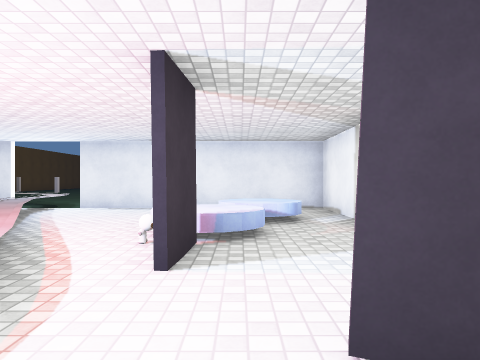
View 1 (above)

12 first-person views from a walk through a Unity game level. The camera is 1.3 m above the floor, looks level and sees 70° across. The floor is counted in squares, 2 m on a side. Each view is taken from the middle of a square. On the plan, view 1 faces up. The plan holds only what a view shows up to about 10 squares ahead; the rest is blank. The place goes on beyond the plan. The player character is not drawn. Some animated figures are left out. Door leaves are left out, so doorways stand open. Some surface patterns are stand-ins.

View 2
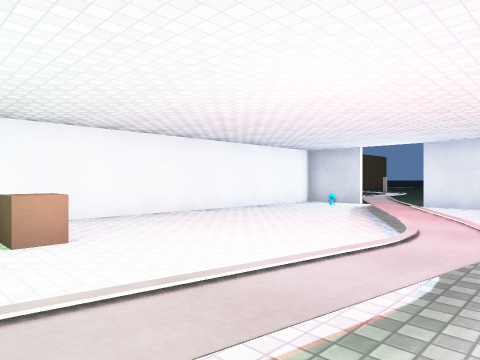

View 3
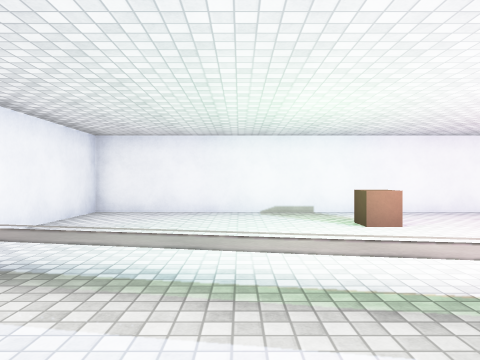

View 4
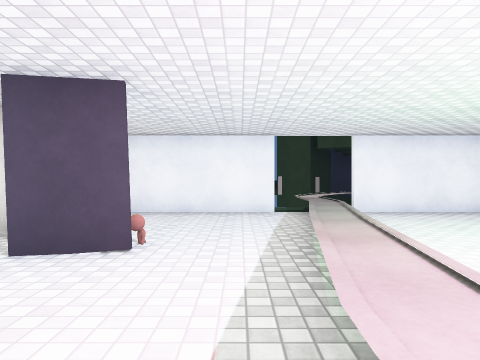

View 5
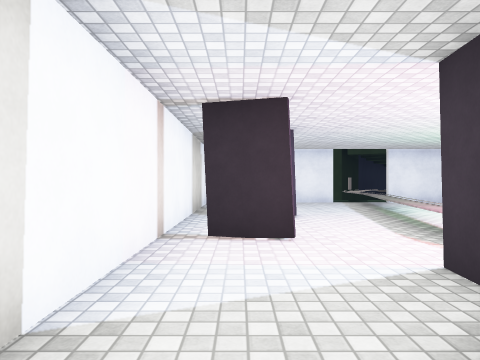

View 6
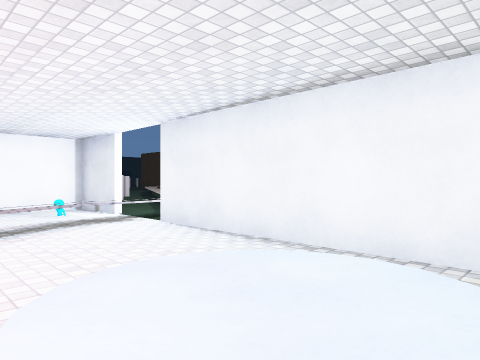

View 7
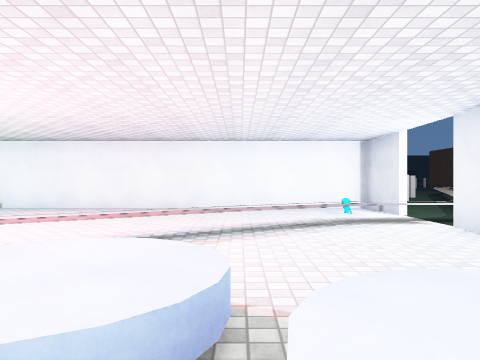

View 8
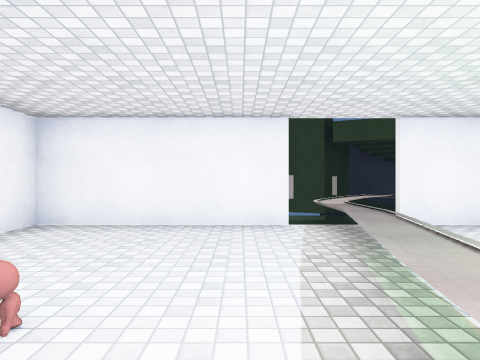

View 9
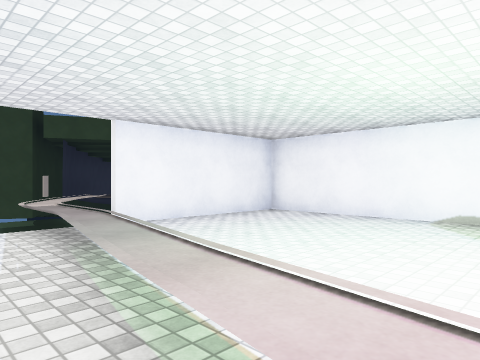

View 10
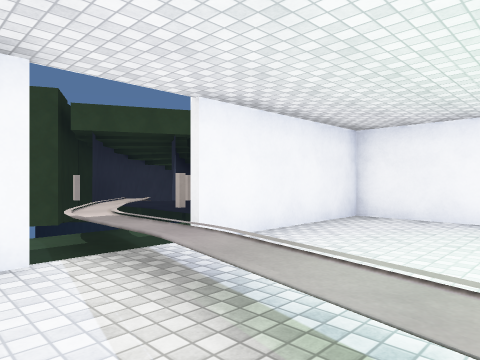

View 11
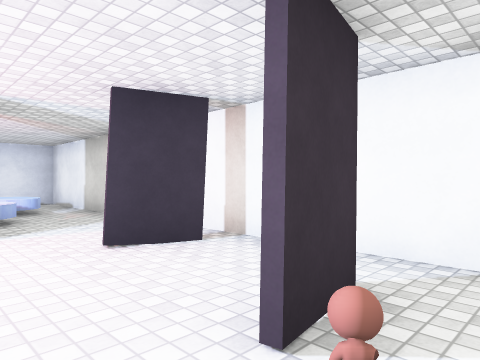

View 12
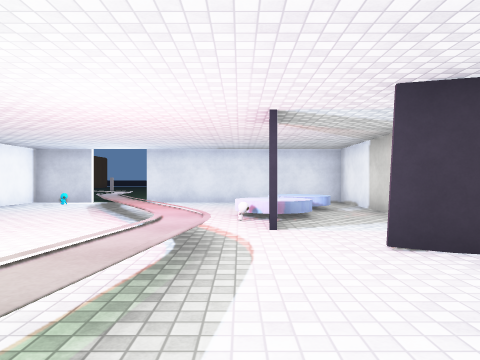

### Floor plan
Key: @ floor where view 1 was taken; # wall or solid block; x gap in a wall; . floor; D open door; = window, fence, low wall or low ledge; ^ raised ledge; O other object.
Columns run from 8 left of view 1 to 2 right of it. Each row starts with its distance up from view 1.
 10 .^^.
  9 .#=^
  8  ##DD######
  7  #O^^.....#
  6  #..^...^^#
  5  #..^^.^^.#
  4  #...^.^^.#
  3  #....^O..#
  2  #....^...#
  1  #....^..##
  0  #.O..^.@.#
 -1  #....^.Ox#
 -2  #....^...#
 -3  #....^...#
 -4  #...^....#
 -5  #####.####
 -6     .^.
 -7     =^
 -8    ==
 -9   #^=
-10   ^ #
-11    ^#
-12    ##

Where each view was taken, in squares from view 1:
view 1: 0 up, 0 right, facing up
view 2: 1 down, 1 left, facing up-left
view 3: 2 down, 0 right, facing left
view 4: 2 up, 1 left, facing down
view 5: 5 up, 1 right, facing down
view 6: 5 up, 1 right, facing up-left
view 7: 5 up, 1 right, facing left
view 8: 0 up, 1 left, facing down
view 9: 0 up, 1 left, facing down-left
view 10: 2 down, 1 left, facing down-left
view 11: 2 down, 1 left, facing up-right
view 12: 2 down, 1 left, facing up
